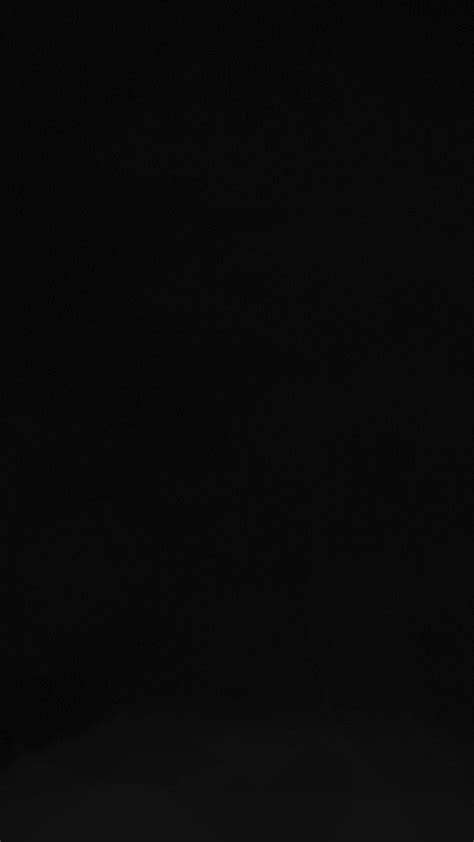
#> input picture assets/black_bg.jpeg, 474 x 842 px, found by its file name
$ python generate_synthetic_whatsapp_chat.py
#> lines starting #> are read from the running program, lines starting #| are printed output that depends on the picture
import os
import random
from PIL import Image, ImageDraw, ImageFont
from datetime import datetime, timedelta

# Constants
WIDTH, HEIGHT = 720, 1280
CHAT_HEADER_HEIGHT = 160
STATUS_BAR_HEIGHT = 40
FONT_PATH = "arial.ttf"
PROFILE_IMG_PATH = r"D:\University Work\Backup\emoji-detector-ai\assets\profile.png"
CHAT_BG_PATH = r"D:\University Work\Backup\emoji-detector-ai\assets\black_bg.jpeg"
target_directory = "assets/whatsapp_synthetic"
annotations_dir = os.path.join(target_directory, "annotations")
EMOJI_SIZE = 40  # Increased from 32 to match text height
MAX_BUBBLE_WIDTH = 504  # 70% of screen width

# Emoji configuration
emoji_dir = r"D:\University Work\Backup\emoji-detector-ai\emoji_data\cropped_emojis"
labels_file = r"D:\University Work\Backup\emoji-detector-ai\data\labels.txt"

# Colors (WhatsApp-accurate)
BG_COLOR = (236, 240, 241)
SENT_BUBBLE_COLOR = (231, 255, 219)
RECEIVED_BUBBLE_COLOR = (255, 255, 255)
HEADER_COLOR = (0, 168, 132)
STATUS_BAR_COLOR = (0, 148, 115)
TEXT_COLOR = (0, 0, 0)
TIMESTAMP_COLOR = (94, 110, 120)
TICK_COLOR_SENT = (94, 110, 120)
TICK_COLOR_READ = (0, 168, 255)
HIGHLIGHT_COLOR = (255, 255, 153)  # Light yellow for emoji highlight
BOX_COLOR = (255, 0, 0)  # Red for bounding box

# Create output directories
os.makedirs(target_directory, exist_ok=True)
os.makedirs(annotations_dir, exist_ok=True)

# Load emoji mappings with unicode
emoji_map = {}
emoji_unicode_map = {}
with open(labels_file, 'r', encoding='utf-8') as f:
#> (reads data/labels.txt from the repository)
    for line in f:
        filename, emoji, unicode = line.strip().split(', ', 2)  # Split on first two commas
        emoji_map[emoji] = os.path.join(emoji_dir, filename.strip())
        # Store the unicode as a single identifier (join multiple unicodes with underscores)
        unicode_identifier = unicode.replace(" ", "_")  # e.g., "U+1F468 U+1F3FD U+200D U+1F9B3" -> "U+1F468_U+1F3FD_U+200D_U+1F9B3"
        emoji_unicode_map[emoji] = unicode_identifier
emojis = list(emoji_map.keys())

# Required emojis for header/status bar
required_emojis = {
    'signal': '📶',  # U+1F4F6
    'battery': '🔋',  # U+1F50B
    'call': '📞',     # U+1F4DE
    'video': '📹'     # U+1F4F9
}
# Check for missing emojis
for key, emoji in required_emojis.items():
    if emoji not in emoji_map:
        print(f"Warning: Emoji {emoji} ({key}) not found in labels.txt. Using text fallback.")

# Sample messages
user_messages = [
    "Hi there!", "Can you send me the files?", "I’ll call you later.",
    "Thanks!", "No worries!", "Talk soon!", "Got it.", "Okay.", "Sure thing.", "Let me check.",
    "What's up?", "Ready for the meeting?", "Just arrived!", "See you soon.", "Awesome!"
]
bot_messages = [
    "Hello!", "Sure, I’ve sent the documents.", "Take care!", "Alright.",
    "No problem.", "Call me when you're free.", "You’re welcome!", "Yes, received.", "Cool.", "Done.",
    "Sounds good!", "On my way.", "Let me know!", "Perfect.", "Catch you later."
]
statuses = ["Sent", "Delivered", "Read"]

# Font handling
def load_font(size):
    try:
        return ImageFont.truetype(FONT_PATH, size)
    except IOError:
        print(f"Font {FONT_PATH} not found. Trying fallback.")
        for fallback in ["Arial.ttf", "SegoeUI.ttf", "LiberationSans-Regular.ttf"]:
            try:
                return ImageFont.truetype(fallback, size)
            except IOError:
                continue
        print("Using default font.")
        return ImageFont.load_default()

# Fonts
FONT_SIZE = 28
TIMESTAMP_FONT_SIZE = 14
HEADER_FONT_SIZE = 30
font = load_font(FONT_SIZE)
timestamp_font = load_font(TIMESTAMP_FONT_SIZE)
header_font = load_font(HEADER_FONT_SIZE)

def draw_bubble(draw, x, y, width, height, is_user):
    """Draw a WhatsApp-style message bubble with a tail and shadow."""
    radius = 12  # Matches screenshot
    bubble_color = SENT_BUBBLE_COLOR if is_user else RECEIVED_BUBBLE_COLOR
    # Shadow
    shadow_color = (200, 200, 200, 50)
    draw.rounded_rectangle(
        [x + 2, y + 2, x + width + 2, y + height + 2],
        radius=radius,
        fill=shadow_color,
        corners=(True, True, True, True)
    )
    # Main bubble
    draw.rounded_rectangle(
        [x, y, x + width, y + height],
        radius=radius,
        fill=bubble_color,
        corners=(True, True, True, True)
    )
    # Tail
    if is_user:
        tail = [
            (x + width - 12, y + height),
            (x + width, y + height),
            (x + width - 4, y + height - 12)
        ]
    else:
        tail = [
            (x, y + height),
            (x + 12, y + height),
            (x + 4, y + height - 12)
        ]
    draw.polygon(tail, fill=bubble_color)

def draw_status_ticks(draw, x, y, status):
    """Draw WhatsApp-style status ticks."""
    tick_color = TICK_COLOR_READ if status == "Read" else TICK_COLOR_SENT
    tick1 = [(x, y), (x + 4, y + 8), (x + 12, y - 4)]
    tick2 = [(x + 6, y), (x + 10, y + 8), (x + 18, y - 4)]
    draw.line(tick1, fill=tick_color, width=2)
    if status != "Sent":
        draw.line(tick2, fill=tick_color, width=2)

def draw_emoji(img, draw, x, y, emoji, size=EMOJI_SIZE, fallback_text=None, highlight=False):
    """Draw an emoji image with optional highlight and bounding box, return width and position."""
    if emoji in emoji_map:
        try:
            # Draw highlight background if requested
            if highlight:
                draw.rectangle([x - 2, y - 2, x + size + 2, y + size + 2], fill=HIGHLIGHT_COLOR)

            # Draw the emoji
            emoji_img = Image.open(emoji_map[emoji]).resize((size, size), Image.LANCZOS)
            img.paste(emoji_img, (int(x), int(y)), emoji_img if emoji_img.mode == 'RGBA' else None)

            # Draw bounding box if highlight is enabled
            if highlight:
                draw.rectangle([x, y, x + size, y + size], outline=BOX_COLOR, width=2)

            return size, (int(x), int(y), int(x) + size, int(y) + size), emoji_unicode_map.get(emoji, "unknown")
        except Exception as e:
            print(f"Error loading emoji {emoji}: {e}")
    # Fallback to text
    if fallback_text:
        draw.text((x, y), fallback_text, font=timestamp_font, fill=(255, 255, 255))
        return draw.textbbox((0, 0), fallback_text, font=timestamp_font)[2], None, None
    return 0, None, None

def wrap_text(draw, text, font, max_width):
    """Wrap text to fit within max_width, handling emojis."""
    words = text.split()
    lines = []
    current_line = ""
    for word in words:
        test_line = current_line + word + " "
        if word in emoji_map:
            test_width = draw.textbbox((0, 0), current_line, font=font)[2] + EMOJI_SIZE
        else:
            test_width = draw.textbbox((0, 0), test_line, font=font)[2]
        if test_width <= max_width:
            current_line = test_line
        else:
            if current_line:
                lines.append(current_line.strip())
            current_line = word + " "
    if current_line:
        lines.append(current_line.strip())
    return lines

def create_chat_image(filename):
    # Load background
#> called with filename = 'assets/whatsapp_synthetic/chat_001.png'
    if os.path.exists(CHAT_BG_PATH):
        img = Image.open(CHAT_BG_PATH).resize((WIDTH, HEIGHT)).convert("RGB")
    else:
        img = Image.new("RGB", (WIDTH, HEIGHT), BG_COLOR)

    draw = ImageDraw.Draw(img)

    # List to store emoji positions
    emoji_positions = []

    # Status bar (no highlight for header emojis)
    draw.rectangle([0, 0, WIDTH, STATUS_BAR_HEIGHT], fill=STATUS_BAR_COLOR)
    draw.text((20, 10), "9:41", font=timestamp_font, fill=(255, 255, 255))
    width, pos, _ = draw_emoji(img, draw, WIDTH - 140, 10, required_emojis['signal'], size=20, fallback_text="LTE", highlight=False)
#> width = 23
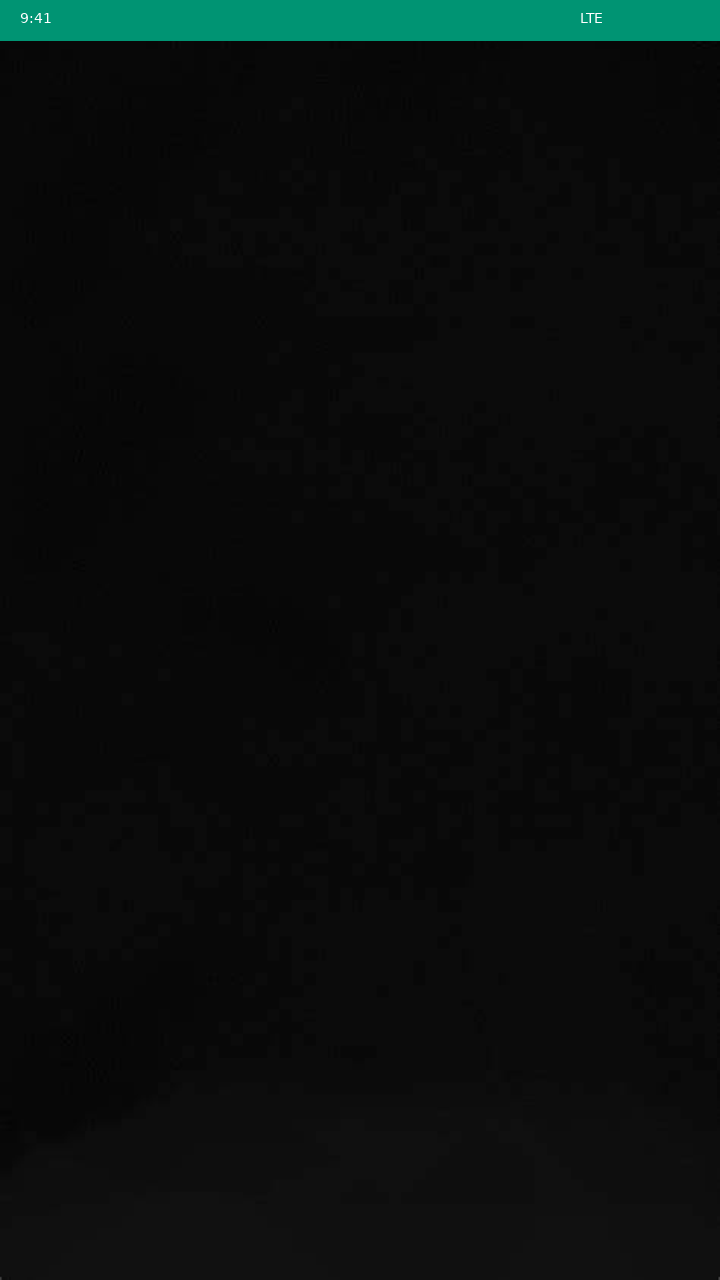
#> img: PIL image 720x1280 RGB; mean R, G, B 9.6, 14.4, 13.3
    if pos:
        emoji_positions.append((required_emojis['signal'], pos))
    width, pos, _ = draw_emoji(img, draw, WIDTH - 80, 10, required_emojis['battery'], size=20, fallback_text="85%", highlight=False)
#> width = 31
    if pos:
        emoji_positions.append((required_emojis['battery'], pos))

    # Chat header (no highlight for header emojis)
    draw.rectangle([0, STATUS_BAR_HEIGHT, WIDTH, STATUS_BAR_HEIGHT + CHAT_HEADER_HEIGHT], fill=HEADER_COLOR)
    draw.polygon([(15, STATUS_BAR_HEIGHT + 80), (30, STATUS_BAR_HEIGHT + 65), (30, STATUS_BAR_HEIGHT + 95)], fill=(255, 255, 255))  # Back arrow
    # Profile picture
    if os.path.exists(PROFILE_IMG_PATH):
        profile = Image.open(PROFILE_IMG_PATH).resize((60, 60)).convert("RGBA")
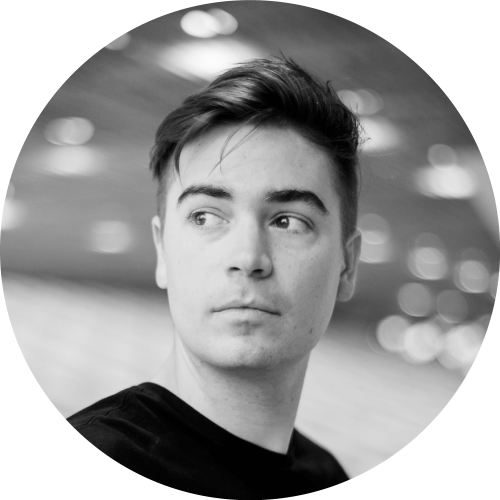
#> input picture assets/profile.png, 1000 x 1000 px, found by its file name (shown at 1/2 size)
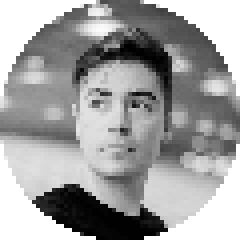
#> profile: PIL image 60x60 RGBA (shown 4 times larger); mean R, G, B, A 106, 106, 106, 201; transparent parts drawn white
        mask = Image.new("L", (60, 60), 0)
#> mask: PIL image 60x60 L; every value is 0
        mask_draw = ImageDraw.Draw(mask)
        mask_draw.ellipse((0, 0, 60, 60), fill=255)
        img.paste(profile, (50, STATUS_BAR_HEIGHT + 50), mask)
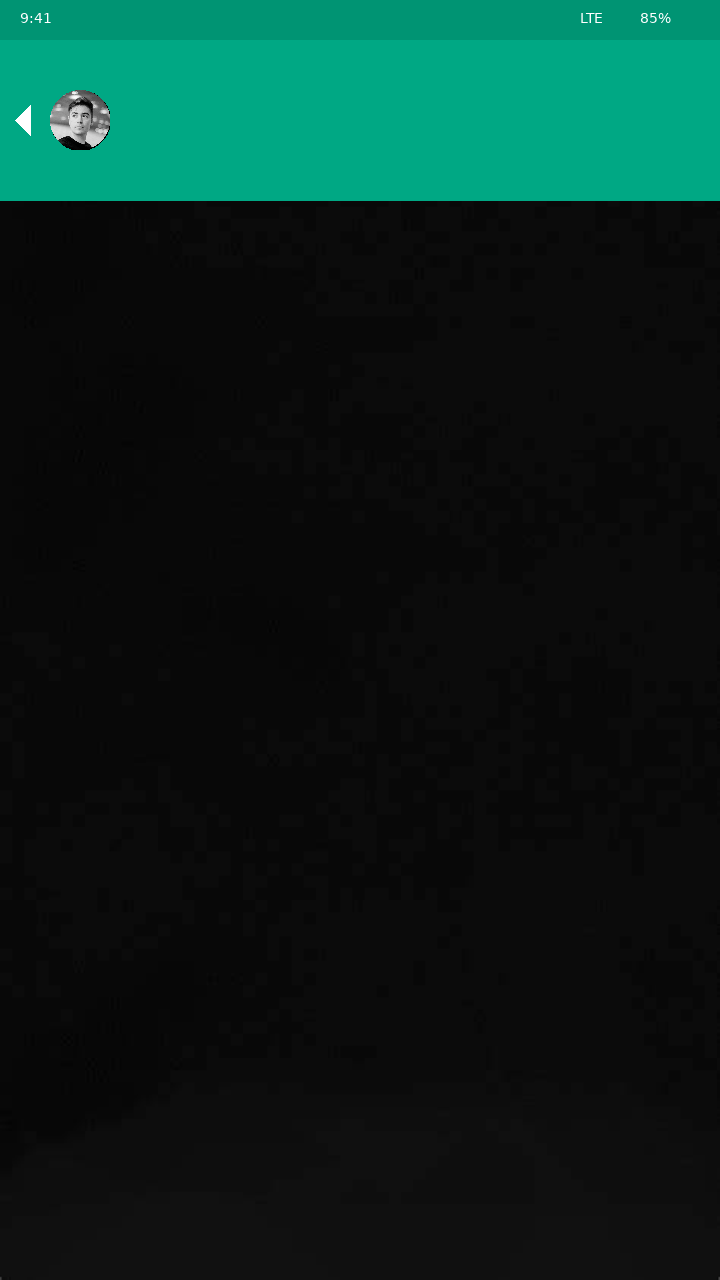
#> img: PIL image 720x1280 RGB; mean R, G, B 9.2, 34.3, 28.9
    else:
        draw.ellipse([50, STATUS_BAR_HEIGHT + 50, 110, STATUS_BAR_HEIGHT + 110], fill=(200, 200, 200))
    # Header text and icons
    draw.text((130, STATUS_BAR_HEIGHT + 60), "John Doe", font=header_font, fill=(255, 255, 255))
    draw.text((130, STATUS_BAR_HEIGHT + 100), "Online", font=timestamp_font, fill=(200, 255, 255))
    width, pos, _ = draw_emoji(img, draw, WIDTH - 130, STATUS_BAR_HEIGHT + 70, required_emojis['call'], size=30, fallback_text="☎", highlight=False)
#> width = 17
    if pos:
        emoji_positions.append((required_emojis['call'], pos))
    width, pos, _ = draw_emoji(img, draw, WIDTH - 90, STATUS_BAR_HEIGHT + 70, required_emojis['video'], size=30, fallback_text="🎥", highlight=False)
#> width = 8
    if pos:
        emoji_positions.append((required_emojis['video'], pos))
    draw.text((WIDTH - 50, STATUS_BAR_HEIGHT + 70), "⋮", font=header_font, fill=(255, 255, 255))

    y_offset = STATUS_BAR_HEIGHT + CHAT_HEADER_HEIGHT + 8
    current_time = datetime.now().replace(hour=9, minute=30)
    message_count = 0

    # Fill screen with messages
    while y_offset < HEIGHT - 40 and message_count < 50:
        is_user = random.choice([True, False])
        msg = random.choice(user_messages if is_user else bot_messages)
        if random.random() < 0.8:  # 80% chance to add emoji
            msg += " " + random.choice(emojis)
        time_stamp = (current_time + timedelta(minutes=random.randint(1, 5))).strftime("%I:%M %p").lstrip("0")
        status = random.choice(statuses)

        # Wrap text
        lines = wrap_text(draw, msg, font, MAX_BUBBLE_WIDTH - 40)
#> lines = ['Let me know!']
        text_width = 0
        text_height = 0
        for line in lines:
            line_width = 0
            for word in line.split():
                if word in emoji_map:
                    line_width += EMOJI_SIZE
                else:
                    line_width += draw.textbbox((0, 0), word + " ", font=font)[2]
            text_width = max(text_width, line_width)
            text_height += FONT_SIZE + 4
#> this loop made 1 pass
#> (line, text_width, text_height) on pass 1: ('Let me know!', 199, 32)
#> after the loop, text_height = 32

        # Calculate bubble width, ensuring space for timestamp and ticks
        timestamp_width = draw.textbbox((0, 0), time_stamp, font=timestamp_font)[2]
#> timestamp_width = 58
        bubble_width = text_width + 30
#> bubble_width = 229
        if is_user:
            ticks_width = 20  # Approximate width of ticks
            bubble_width = max(bubble_width, text_width + timestamp_width + ticks_width + 40)
        else:
            bubble_width = max(bubble_width, text_width + timestamp_width + 30)
#> bubble_width = 287
        bubble_height = text_height + 20
#> bubble_height = 52
        bubble_width = min(bubble_width, MAX_BUBBLE_WIDTH)

        # Positioning
        x = WIDTH - bubble_width - 10 if is_user else 10
#> x = 10

        # Check if bubble fits
        if y_offset + bubble_height > HEIGHT - 40:
            break

        # Draw bubble
        draw_bubble(draw, x, y_offset, bubble_width, bubble_height, is_user)
#> in draw_bubble, `tail = [ (x, y + height), (x + 12, y + height), (x + 4, y + height - 1..`: tail = [(10, 260), (22, 260), (14, 248)]

        # Draw text and emojis
        y_text = y_offset + 10
        for line in lines:
            x_text = x + 15
#> x_text = 25
            for word in line.split():
                if word in emoji_map:
                    # Highlight and draw box around chat message emojis
                    width, pos, unicode = draw_emoji(img, draw, x_text, y_text - 6, word, highlight=True)
                    if pos:
                        emoji_positions.append((word, pos))
                    x_text += width + 4
                else:
                    draw.text((x_text, y_text), word + " ", font=font, fill=TEXT_COLOR)
                    x_text += draw.textbbox((0, 0), word + " ", font=font)[2]
#> x_text = 77
            y_text += FONT_SIZE + 4

        # Timestamp and ticks
        time_x = x + bubble_width - timestamp_width - 10  # 10px from right edge
#> time_x = 229
        time_y = y_offset + bubble_height - 6 - TIMESTAMP_FONT_SIZE  # 6px from bottom
#> time_y = 240
        draw.text((time_x, time_y), time_stamp, font=timestamp_font, fill=TIMESTAMP_COLOR)
        if is_user:
            draw_status_ticks(draw, x + bubble_width - 30, time_y, status)

        y_offset += bubble_height + 8
#> y_offset = 268
        message_count += 1
        current_time += timedelta(minutes=random.randint(1, 5))

    # Save image
    img.save(filename, quality=95)
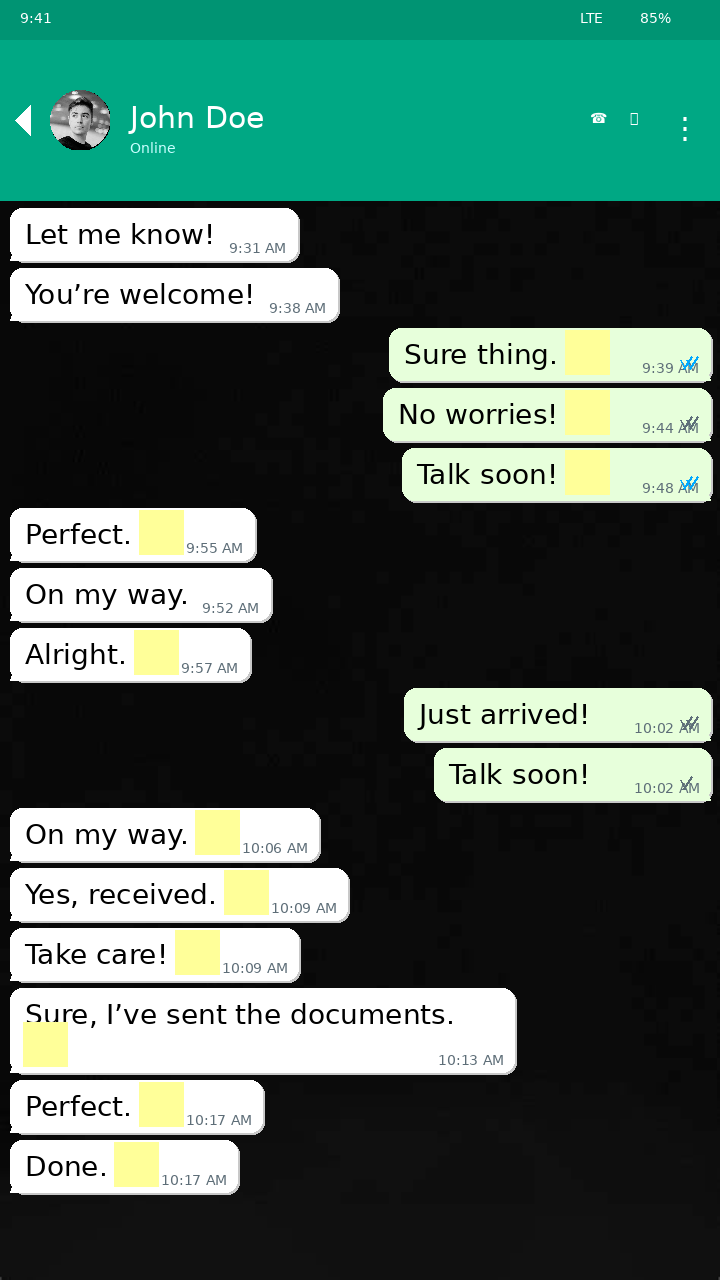
#> saved as chat_001.png: PIL image 720x1280 RGB; mean R, G, B 77.6, 104.4, 93.9
    print(f"Saved image: {filename}")

    # Save emoji positions
    annotation_filename = os.path.join(annotations_dir, f"chat_{os.path.basename(filename).split('_')[1].split('.')[0]}.txt")
    with open(annotation_filename, 'w', encoding='utf-8') as f:
        for emoji, (x1, y1, x2, y2) in emoji_positions:
            unicode = emoji_unicode_map.get(emoji, "unknown")
            if emoji in required_emojis.values():  # Skip header emojis
                continue
            f.write(f"{unicode} {x1} {y1} {x2} {y2}\n")
    print(f"Saved annotations: {annotation_filename}")

# Generate 100 images
if __name__ == "__main__":
    for i in range(100):
        file_path = os.path.join(target_directory, f"chat_{i+1:03}.png")
        create_chat_image(file_path)
